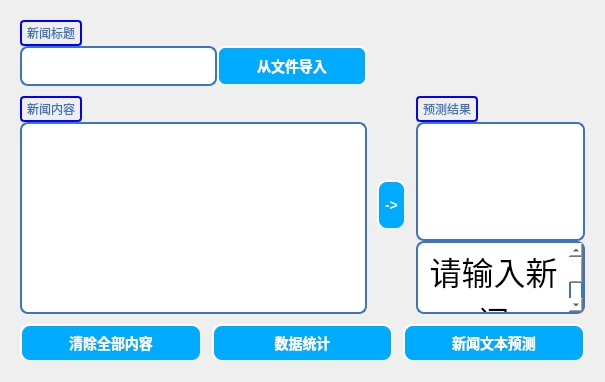
      <widget class="QWidget" name="tab_1">
       <property name="styleSheet">
        <string notr="true"/>
       </property>
       <attribute name="title">
        <string>单条预测</string>
       </attribute>
       <layout class="QGridLayout" name="gridLayout_7">
        <item row="0" column="0">
         <widget class="QWidget" name="widget_1" native="true">
          <property name="styleSheet">
           <string notr="true"/>
          </property>
          <layout class="QGridLayout" name="gridLayout_12">
           <item row="0" column="0">
            <layout class="QGridLayout" name="gridLayout_11" columnstretch="10,6">
             <property name="spacing">
              <number>10</number>
             </property>
             <item row="0" column="0">
              <layout class="QVBoxLayout" name="verticalLayout_2">
               <property name="spacing">
                <number>0</number>
               </property>
               <item>
                <layout class="QHBoxLayout" name="horizontalLayout_5">
                 <property name="spacing">
                  <number>10</number>
                 </property>
                 <item>
                  <widget class="QLabel" name="label">
                   <property name="sizePolicy">
                    <sizepolicy hsizetype="Preferred" vsizetype="Preferred">
                     <horstretch>0</horstretch>
                     <verstretch>0</verstretch>
                    </sizepolicy>
                   </property>
                   <property name="minimumSize">
                    <size>
                     <width>62</width>
                     <height>0</height>
                    </size>
                   </property>
                   <property name="tabletTracking">
                    <bool>false</bool>
                   </property>
                   <property name="contextMenuPolicy">
                    <enum>Qt::DefaultContextMenu</enum>
                   </property>
                   <property name="styleSheet">
                    <string notr="true">QLabel{
	color:#3D74BB;
	border: 2px solid blue;
    border-radius: 4px;
    padding: 2px;
	ScaledContents: true;
}</string>
                   </property>
                   <property name="frameShape">
                    <enum>QFrame::NoFrame</enum>
                   </property>
                   <property name="text">
                    <string>新闻标题</string>
                   </property>
                  </widget>
                 </item>
                 <item>
                  <spacer name="horizontalSpacer_2">
                   <property name="orientation">
                    <enum>Qt::Horizontal</enum>
                   </property>
                   <property name="sizeHint" stdset="0">
                    <size>
                     <width>40</width>
                     <height>20</height>
                    </size>
                   </property>
                  </spacer>
                 </item>
                </layout>
               </item>
               <item>
                <layout class="QHBoxLayout" name="horizontalLayout_6">
                 <item>
                  <widget class="QLineEdit" name="singleNewslineEdit">
                   <property name="minimumSize">
                    <size>
                     <width>0</width>
                     <height>40</height>
                    </size>
                   </property>
                   <property name="styleSheet">
                    <string notr="true">background-color: white;
border-width: 2px;
border-color: #3D74BB;
border-style: solid;

	font: 12pt &quot;微软雅黑&quot;;

	border-top-right-radius: 8px;
	border-top-left-radius: 8px;
	border-bottom-left-radius: 8px;
	border-bottom-right-radius: 8px;</string>
                   </property>
                  </widget>
                 </item>
                 <item>
                  <widget class="QPushButton" name="singleFileButton">
                   <property name="minimumSize">
                    <size>
                     <width>150</width>
                     <height>0</height>
                    </size>
                   </property>
                   <property name="maximumSize">
                    <size>
                     <width>200</width>
                     <height>40</height>
                    </size>
                   </property>
                   <property name="styleSheet">
                    <string notr="true">QPushButton {
	color:white;
    background-color:rgb(0, 170, 255);
    border-style: outset;
    border-width: 2px;
    border-radius: 10px;
    border-color: beige;
    font: bold 14px;
    padding: 6px;

	border-top-right-radius: 8px;
	border-top-left-radius: 8px;
	border-bottom-left-radius: 8px;
	border-bottom-right-radius: 8px;
}
QPushButton::pressed {
    background-color: white;
	color:rgb(0, 170, 255);
    border-style: inset;
}</string>
                   </property>
                   <property name="text">
                    <string>从文件导入</string>
                   </property>
                  </widget>
                 </item>
                </layout>
               </item>
              </layout>
             </item>
             <item row="1" column="0">
              <layout class="QVBoxLayout" name="verticalLayout_4">
               <property name="spacing">
                <number>0</number>
               </property>
               <item>
                <layout class="QHBoxLayout" name="horizontalLayout_7">
                 <item>
                  <widget class="QLabel" name="label_2">
                   <property name="styleSheet">
                    <string notr="true">QLabel{
	color:#3D74BB;
	border: 2px solid blue;
    border-radius: 4px;
    padding: 2px;

}</string>
                   </property>
                   <property name="text">
                    <string>新闻内容</string>
                   </property>
                  </widget>
                 </item>
                 <item>
                  <spacer name="horizontalSpacer_4">
                   <property name="orientation">
                    <enum>Qt::Horizontal</enum>
                   </property>
                   <property name="sizeHint" stdset="0">
                    <size>
                     <width>40</width>
                     <height>20</height>
                    </size>
                   </property>
                  </spacer>
                 </item>
                </layout>
               </item>
               <item>
                <widget class="QTextEdit" name="singleNewsPaperEdit">
                 <property name="styleSheet">
                  <string notr="true">QTextEdit {
	background-color: white;
	border-width: 2px;
	border-color: #3D74BB;
	border-style: solid;
	border-top-right-radius: 8px;
	border-top-left-radius: 8px;
	border-bottom-left-radius: 8px;
	border-bottom-right-radius: 8px;

	font: 12pt &quot;微软雅黑&quot;;
}</string>
                 </property>
                 <property name="lineWrapMode">
                  <enum>QTextEdit::WidgetWidth</enum>
                 </property>
                </widget>
               </item>
              </layout>
             </item>
             <item row="2" column="0" colspan="2">
              <layout class="QHBoxLayout" name="horizontalLayout">
               <item>
                <widget class="QPushButton" name="singleClearButton">
                 <property name="styleSheet">
                  <string notr="true">QPushButton {
	color:white;
    background-color:rgb(0, 170, 255);
    border-style: outset;
    border-width: 2px;
    border-radius: 10px;
    border-color: beige;
    font: bold 14px;
	min-height:3em;
    min-width: 10em;
    padding: 6px;
}
QPushButton::pressed {
    background-color: white;
	color:rgb(0, 170, 255);
    border-style: inset;
}</string>
                 </property>
                 <property name="text">
                  <string>清除全部内容</string>
                 </property>
                </widget>
               </item>
               <item>
                <widget class="QPushButton" name="singleCheckButton">
                 <property name="styleSheet">
                  <string notr="true">QPushButton {
	color:white;
    background-color:rgb(0, 170, 255);
    border-style: outset;
    border-width: 2px;
    border-radius: 10px;
    border-color: beige;
    font: bold 14px;
	min-height:3em;
    min-width: 10em;
    padding: 6px;
}
QPushButton::pressed {
    background-color: white;
	color:rgb(0, 170, 255);
    border-style: inset;
}</string>
                 </property>
                 <property name="text">
                  <string>数据统计</string>
                 </property>
                </widget>
               </item>
               <item>
                <widget class="QPushButton" name="singlePredictButton">
                 <property name="styleSheet">
                  <string notr="true">QPushButton {
	color:white;
    background-color:rgb(0, 170, 255);
    border-style: outset;
    border-width: 2px;
    border-radius: 10px;
    border-color: beige;
    font: bold 14px;
	min-height:3em;
    min-width: 10em;
    padding: 6px;
}
QPushButton::pressed {
    background-color: white;
	color:rgb(0, 170, 255);
    border-style: inset;
}</string>
                 </property>
                 <property name="text">
                  <string>新闻文本预测</string>
                 </property>
                </widget>
               </item>
              </layout>
             </item>
             <item row="1" column="1">
              <layout class="QVBoxLayout" name="verticalLayout_6" stretch="10">
               <item>
                <layout class="QHBoxLayout" name="horizontalLayout_9" stretch="10,0">
                 <item>
                  <widget class="QPushButton" name="singlePredictButton2">
                   <property name="maximumSize">
                    <size>
                     <width>50</width>
                     <height>50</height>
                    </size>
                   </property>
                   <property name="styleSheet">
                    <string notr="true">QPushButton {
	color:white;
    background-color:rgb(0, 170, 255);
    border-style: outset;
    border-width: 2px;
    border-radius: 10px;
    border-color: beige;
    font: bold 14px;
    padding: 6px;
}
QPushButton::pressed {
    background-color: white;
	color:rgb(0, 170, 255);
    border-style: inset;
}</string>
                   </property>
                   <property name="text">
                    <string>-&gt;</string>
                   </property>
                  </widget>
                 </item>
                 <item>
                  <layout class="QVBoxLayout" name="verticalLayout_5">
                   <property name="spacing">
                    <number>0</number>
                   </property>
                   <item>
                    <layout class="QHBoxLayout" name="horizontalLayout_8">
                     <item>
                      <widget class="QLabel" name="label_5">
                       <property name="sizePolicy">
                        <sizepolicy hsizetype="Preferred" vsizetype="Preferred">
                         <horstretch>0</horstretch>
                         <verstretch>0</verstretch>
                        </sizepolicy>
                       </property>
                       <property name="styleSheet">
                        <string notr="true">QLabel{
	color:#3D74BB;
	border: 2px solid blue;
    border-radius: 4px;
    padding: 2px;
}</string>
                       </property>
                       <property name="text">
                        <string>预测结果</string>
                       </property>
                      </widget>
                     </item>
                     <item>
                      <spacer name="horizontalSpacer_5">
                       <property name="orientation">
                        <enum>Qt::Horizontal</enum>
                       </property>
                       <property name="sizeHint" stdset="0">
                        <size>
                         <width>40</width>
                         <height>20</height>
                        </size>
                       </property>
                      </spacer>
                     </item>
                    </layout>
                   </item>
                   <item>
                    <widget class="QLabel" name="singlePredictResultLabel">
                     <property name="sizePolicy">
                      <sizepolicy hsizetype="Expanding" vsizetype="Expanding">
                       <horstretch>0</horstretch>
                       <verstretch>0</verstretch>
                      </sizepolicy>
                     </property>
                     <property name="minimumSize">
                      <size>
                       <width>0</width>
                       <height>0</height>
                      </size>
                     </property>
                     <property name="styleSheet">
                      <string notr="true">background-color: white;
border-width: 2px;
border-color: #3D74BB;
border-style: solid;
font: 25 24pt &quot;微软雅黑 Light&quot;;
	border-top-right-radius: 8px;
	border-top-left-radius: 8px;
	border-bottom-left-radius: 8px;
	border-bottom-right-radius: 8px;</string>
                     </property>
                     <property name="text">
                      <string/>
                     </property>
                    </widget>
                   </item>
                   <item>
                    <widget class="QTextBrowser" name="singleResultBroswer">
                     <property name="sizePolicy">
                      <sizepolicy hsizetype="Expanding" vsizetype="Fixed">
                       <horstretch>0</horstretch>
                       <verstretch>0</verstretch>
                      </sizepolicy>
                     </property>
                     <property name="minimumSize">
                      <size>
                       <width>0</width>
                       <height>0</height>
                      </size>
                     </property>
                     <property name="maximumSize">
                      <size>
                       <width>16777210</width>
                       <height>73</height>
                      </size>
                     </property>
                     <property name="styleSheet">
                      <string notr="true">background-color: white;
border-width: 2px;
border-color: #3D74BB;
border-style: solid;
font: 25 24pt &quot;微软雅黑 Light&quot;;
	border-top-right-radius: 8px;
	border-top-left-radius: 8px;
	border-bottom-left-radius: 8px;
	border-bottom-right-radius: 8px;</string>
                     </property>
                     <property name="html">
                      <string>&lt;!DOCTYPE HTML PUBLIC &quot;-//W3C//DTD HTML 4.0//EN&quot; &quot;http://www.w3.org/TR/REC-html40/strict.dtd&quot;&gt;
&lt;html&gt;&lt;head&gt;&lt;meta name=&quot;qrichtext&quot; content=&quot;1&quot; /&gt;&lt;style type=&quot;text/css&quot;&gt;
p, li { white-space: pre-wrap; }
&lt;/style&gt;&lt;/head&gt;&lt;body style=&quot; font-family:'微软雅黑 Light'; font-size:24pt; font-weight:24; font-style:normal;&quot;&gt;
&lt;p align=&quot;center&quot; style=&quot; margin-top:0px; margin-bottom:0px; margin-left:0px; margin-right:0px; -qt-block-indent:0; text-indent:0px;&quot;&gt;请输入新闻&lt;/p&gt;&lt;/body&gt;&lt;/html&gt;</string>
                     </property>
                    </widget>
                   </item>
                  </layout>
                 </item>
                </layout>
               </item>
              </layout>
             </item>
            </layout>
           </item>
          </layout>
         </widget>
        </item>
       </layout>
      </widget>
